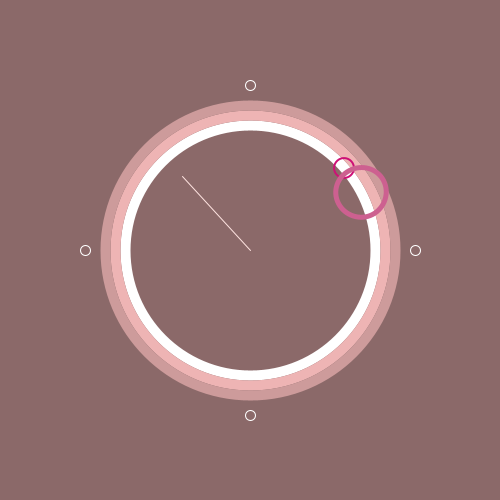
Frame 1 (no input)
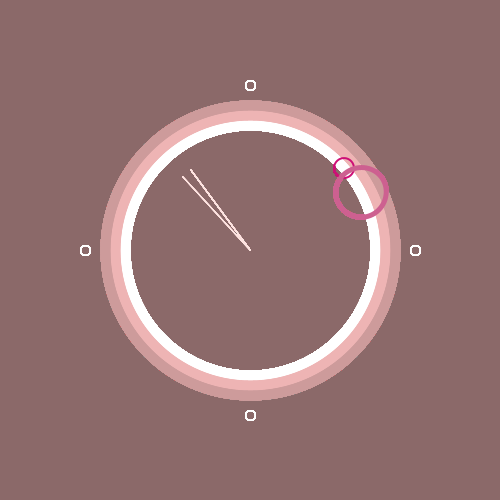
Frame 60 (the mouse pressed at the canvas centre just before this capture)
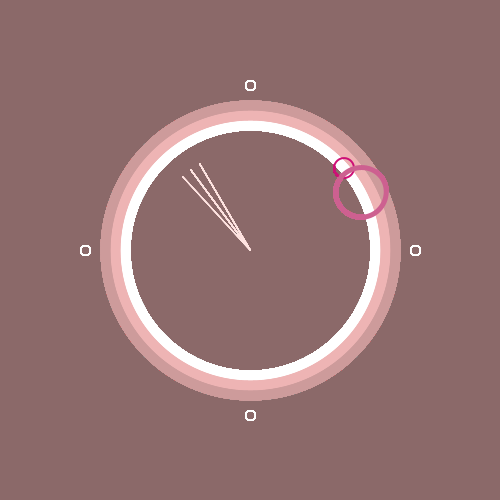
Frame 120 (the mouse held since frame 60 and released just before this capture)

The Processing sketch that drew these frames (run headless with seeded random() and noise(); from frame 60 on, the mouse is pressed at the canvas centre):

// Processing sketch: processing_171125
// ── processing_171125.pde


void setup ()
{
  size (500, 500);
  background (139,105,105);
  smooth();
}

void draw ()
{
 //background (139,105,105);

pushMatrix();
  ellipseMode(CENTER);

  strokeWeight(10);
  stroke(255);
  noFill();
  ellipse (width/2, height/2, 250, 250);
  stroke (238,180,180);
  ellipse (width/2,height/2, 270,270);
  stroke (205,155,155);
  ellipse (width/2,height/2,290,290);
  strokeWeight(1);
  stroke(255);
  ellipse (width/2,height/4-40,10,10);
  ellipse (width/4-40,height/2,10,10);
 ellipse (width/2,height/2+165,10,10);
 ellipse (width/2+165,height/2,10,10);
  popMatrix();

  pushMatrix();
  noFill();
  stroke(255,228,225);
  strokeWeight(1);
  float sekundeNOW = map(second(), 0, 59, 0, 2*PI);
  println(sekundeNOW);


  translate(width/2, height/2);
  rotate (sekundeNOW);
  line (0, 0, 0, -100);
  stroke(238, 59, 59);
  popMatrix();
  
  
  float minuteNOW = map(minute(),0,59,0,2*PI);
  println (minuteNOW);
  
  pushMatrix();
  translate  (width/2,height/2);
  rotate (minuteNOW);
  stroke(205,16,118);
  strokeWeight(2);
  //line (0,0,0,-125);
  stroke(205,16,118);
  ellipse(0,-125,20,20);
  //rotate (minuteNOW);
  
  popMatrix();
  
  
  float stundeNOW = map(hour(),0,23,0,2*PI);
  println (stundeNOW);
  
  pushMatrix();
  translate (width/2, height/2);
rotate (stundeNOW);
  stroke(205,96,144);
  strokeWeight(5);
  //line(0,0,0,-125);
 ellipse(0,-125,50,50);
   
  popMatrix();
}
